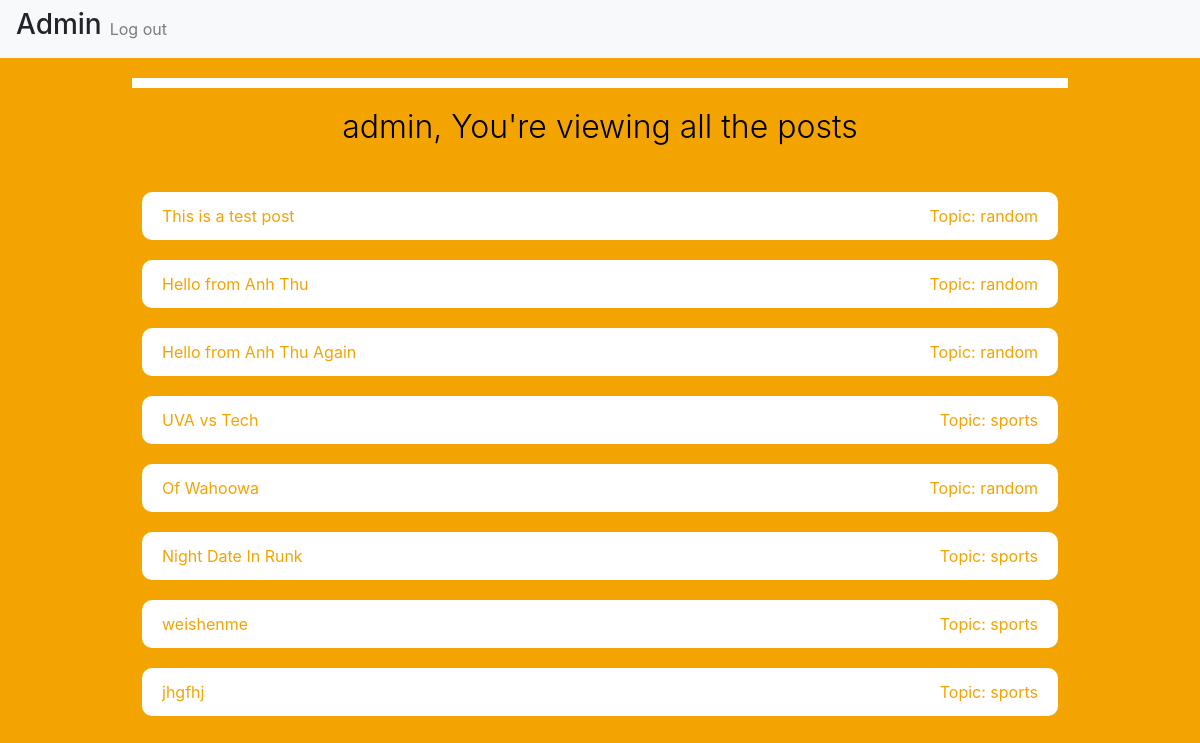
Page /adminPage.php (signed in) on the committed database.
### tables this page shows
CREATE TABLE `post` (
  `pid` int(11) NOT NULL,
  `cid` varchar(10) NOT NULL,
  `time` datetime NOT NULL,
  `details` varchar(1000) DEFAULT NULL,
  `capacity` int(11) NOT NULL,
  `tid` int(11) NOT NULL,
  CHECK (capacity < 6)
);

CREATE TABLE `topic` (
  `tid` int(11) NOT NULL,
  `name` varchar(50) NOT NULL
);

### mysql-helper.php (called while the page is built, shortened)
<?php
include 'mysql-connect.php';
function execute_query($sql, $params=null) {
  global $db;
  $stmt = $db->prepare($sql);
  $success = $stmt->execute();
  $returnArr = array("was_successful" => $success,
                      "error_info" => $stmt->errorInfo(),
                      "row_count" => $stmt->rowCount(),
                      "rows_affected" => $stmt->fetchAll());
  return $returnArr;
}
?>

### adminPage.php (the view, shortened to what this page needs)
<html>
<?php
include("common-head.php");
include("mysql-helper.php");
?>
<head>
<link rel="stylesheet" href="mainpage.css" />
<link rel="stylesheet" href="main.css" />
</head>
<body>
<?php include("adminHeader.php") ?>
<?php
    $sql = "SELECT pid, cid, time, details, name FROM post NATURAL JOIN topic";
    $retrieve_result = execute_query($sql);
    $posts = $retrieve_result['rows_affected'];
?>
<div class="container-fluid app-wrapper">
    <div class="white-bar"></div>
    <p class="display-4" style="color:black;"><?php echo $_SESSION['name']?>, You're viewing all the posts</p>
    <div class="content-wrapper">
        <div class="list-group">
            <?php for($i = 0; $i < count($posts); $i++): ?>
                <a href="postDetail.php?pid=<?php echo $posts[$i]['pid'] ?>">
                    <li class="post-item">
                        <span><?php echo $posts[$i]['details'] ?></span>
                        <span>Topic: <?php echo $posts[$i]['name'] ?></span>
                    </li>
                </a>
            <?php endfor; ?>
        </div>
    </div>
</div>
</body>
</html>

### mainpage.css (style rules this page uses)
.post-item { padding: .75rem 1.25rem; background-color: #fff; color:#f3a400; border-radius: 10px; margin: 10px; transition: 0.5s; display: flex; justify-content: space-between; }
.list-group { list-style-type: none; }

### main.css (style rules this page uses)
.app-wrapper { display: flex; flex-direction: column; align-items: center; background-color: #f3a400; color: white; min-height: 100%; overflow: auto; }
.white-bar { background-color: white; width: 80%; height: 10px; margin: 20px; }
.display-4 { font-size: 2rem; }
.content-wrapper { margin-top: 20px; width: 80%; }

### rows in the picture
post: details "This is a test post", tid.name "random"
post: details "Hello from Anh Thu", tid.name "random"
post: details "Hello from Anh Thu Again", tid.name "random"
post: details "UVA vs Tech", tid.name "sports"
post: details "Of Wahoowa", tid.name "random"
post: details "Night Date In Runk", tid.name "sports"
post: details "weishenme", tid.name "sports"
post: details "jhgfhj", tid.name "sports"

### other values in the picture
$_SESSION['name'] "admin"
